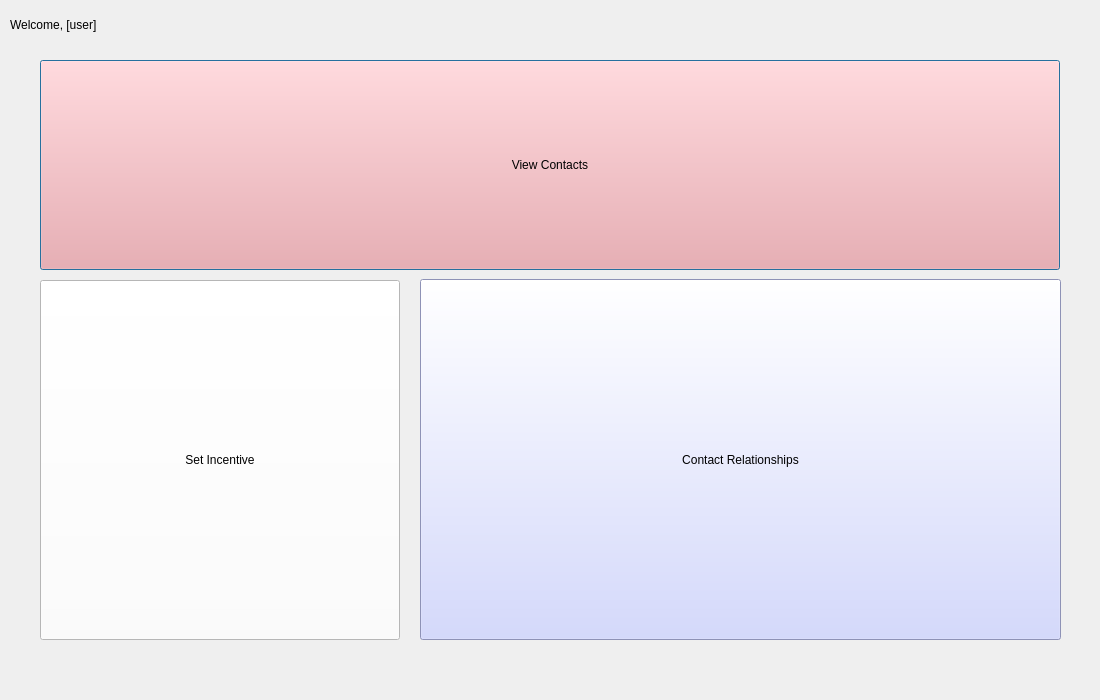
<?xml version="1.0" encoding="UTF-8"?>
<ui version="4.0">
 <class>adminPortal</class>
 <widget class="QDialog" name="adminPortal">
  <property name="geometry">
   <rect>
    <x>0</x>
    <y>0</y>
    <width>1100</width>
    <height>700</height>
   </rect>
  </property>
  <property name="minimumSize">
   <size>
    <width>1100</width>
    <height>700</height>
   </size>
  </property>
  <property name="maximumSize">
   <size>
    <width>1100</width>
    <height>700</height>
   </size>
  </property>
  <property name="windowTitle">
   <string>Dialog</string>
  </property>
  <widget class="QLabel" name="welcome_label">
   <property name="geometry">
    <rect>
     <x>10</x>
     <y>0</y>
     <width>600</width>
     <height>50</height>
    </rect>
   </property>
   <property name="text">
    <string>Welcome, [user]</string>
   </property>
   <property name="alignment">
    <set>Qt::AlignLeading|Qt::AlignLeft|Qt::AlignVCenter</set>
   </property>
  </widget>
  <widget class="QPushButton" name="viewContacts_button">
   <property name="geometry">
    <rect>
     <x>40</x>
     <y>60</y>
     <width>1020</width>
     <height>210</height>
    </rect>
   </property>
   <property name="styleSheet">
    <string notr="true">background-color: rgb(255, 155, 155);</string>
   </property>
   <property name="text">
    <string>View Contacts</string>
   </property>
  </widget>
  <widget class="QPushButton" name="setIncentive_button">
   <property name="geometry">
    <rect>
     <x>40</x>
     <y>280</y>
     <width>360</width>
     <height>360</height>
    </rect>
   </property>
   <property name="styleSheet">
    <string notr="true">background-color: white;</string>
   </property>
   <property name="text">
    <string>Set Incentive</string>
   </property>
  </widget>
  <widget class="QPushButton" name="contactRelationships_button">
   <property name="geometry">
    <rect>
     <x>420</x>
     <y>279</y>
     <width>641</width>
     <height>361</height>
    </rect>
   </property>
   <property name="styleSheet">
    <string notr="true">background-color: rgb(199, 205, 255);</string>
   </property>
   <property name="text">
    <string>Contact Relationships</string>
   </property>
  </widget>
 </widget>
 <resources/>
 <connections/>
</ui>
